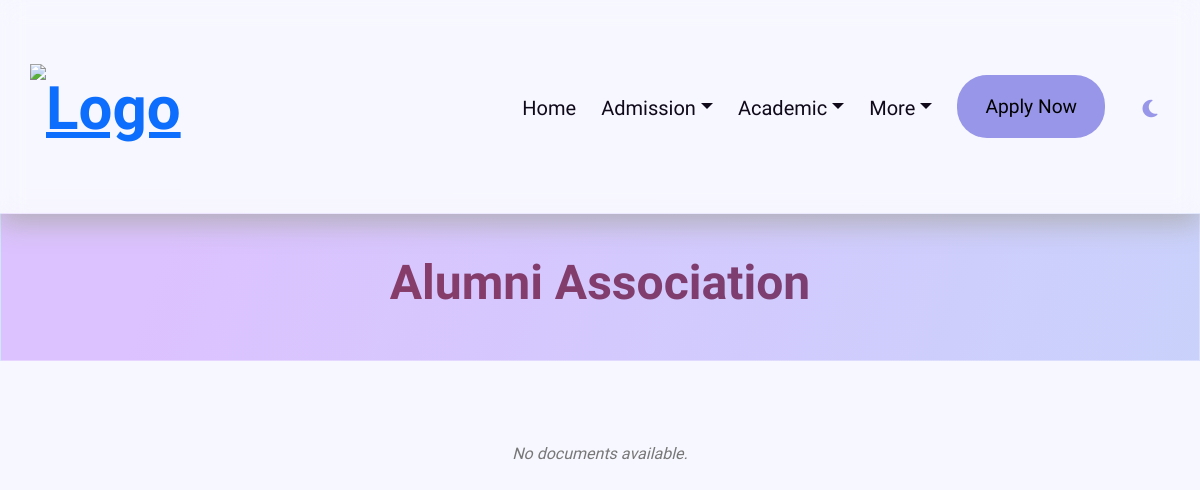
/others/alumni_association/, run on an earlier commit of the app's database.
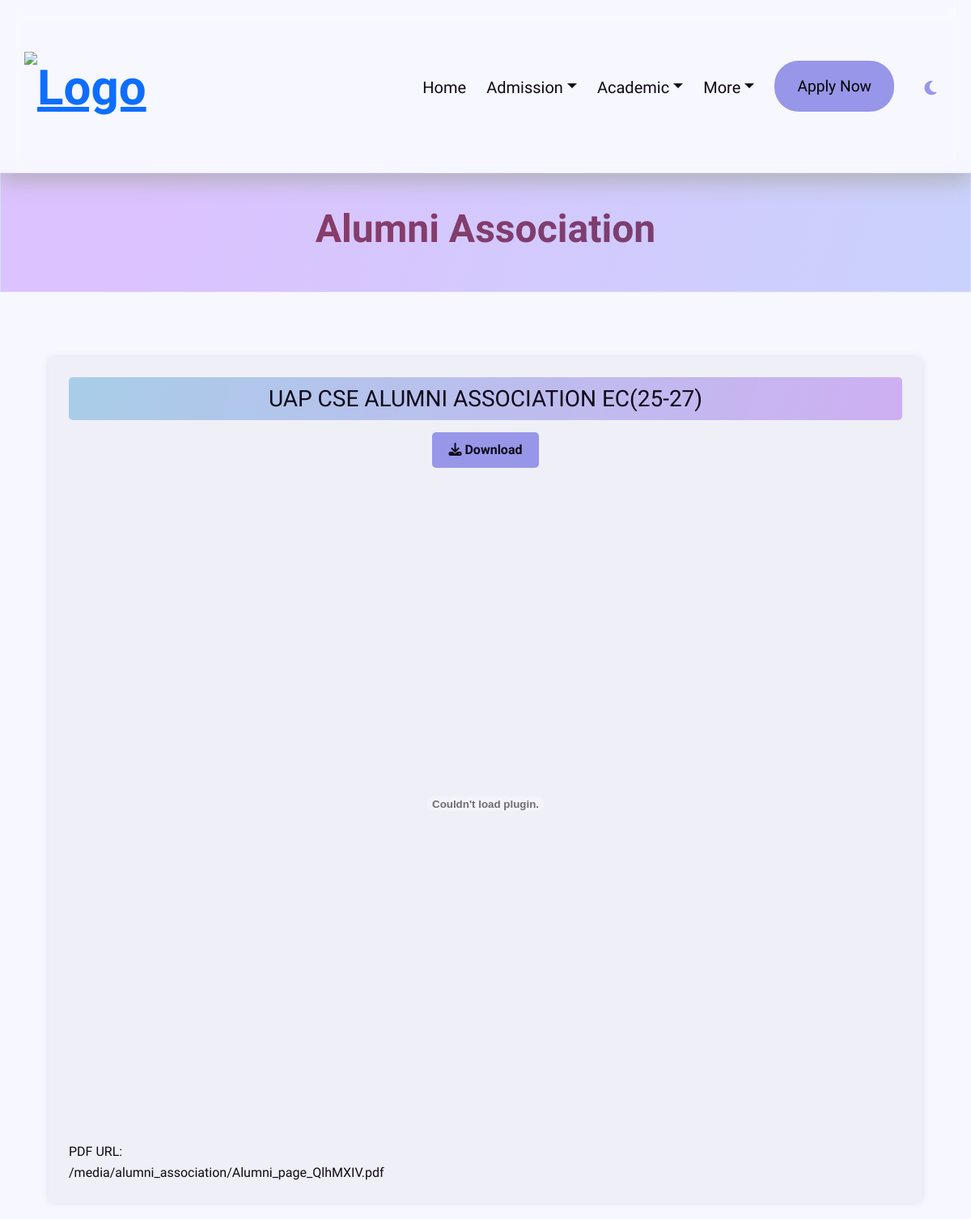
And on a later commit of the database.
### others/models.py (models this page shows, shortened)
class Alumni_Association(models.Model):
    title = models.CharField(max_length=255)
    pdf_file = models.FileField(upload_to='alumni_association/', null=True, blank=True)

### others/views.py (the view)
# urls.py: path('alumni_association/',views.alumni_association,name='alumni_association'),
def alumni_association(request):
    alumni_association =Alumni_Association.objects.all()
    return render(request, 'alumni/alumni_association.html', {'alumni_association': alumni_association})

### templates/alumni/alumni_association.html (shortened to what this page needs)
{% extends 'base.html' %}
{% load static %}
{% block head %}
    <link rel="stylesheet" href="{% static 'css/alumni.css' %}">
    <link rel="stylesheet" href="{% static 'css/alumni_association.css' %}">
{% endblock %}
{% block content %}
    <div class="banner-global">
    <h1 class="gradient-text-global-big-size">Alumni Association</h1>
    </div>
    {% if alumni_association %}
        {% for alumni_association in alumni_association %}
            <div class="pdf-container">
                <h3>{{ alumni_association.title }}</h3>
                <div class="download-button">
                    <a href="{{ alumni_association.pdf_file.url }}" class="btn-download" download>
                    <i class="fa fa-download"></i> Download
                    </a>
                </div>
                <embed src="{{ alumni_association.pdf_file.url }}" type="application/pdf" width="100%" height="800px" />
                <p>PDF URL: <br>
                <a href="{{ alumni_association.pdf_file.url }}" target="_blank">{{ alumni_association.pdf_file.url }}</a></p>
              </div>
        {% endfor %}
    {% else %}
        <p class="no-results">No documents available.</p>
    {% endif %}
{% endblock %}

What changed in the data, as far as the page shows it:
added Alumni_Association: title "UAP CSE ALUMNI ASSOCIATION EC(25-27)", pdf_file "/media/alumni_association/Alumni_page_QlhMXIV.pdf"
Also different on the page:
text no longer shown: "No documents available."
